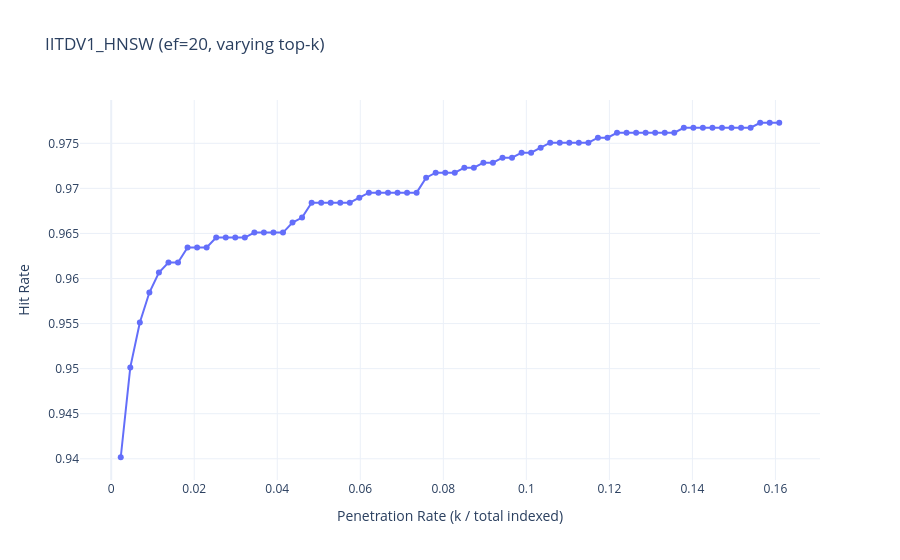

The code cell stored with this chart in its notebook:
### Code cell
import json
import numpy as np
import pandas as pd
import faiss
import plotly.graph_objects as go

# ---------------------
# Load JSON data
# ---------------------
def load_data(json_path):
    with open(json_path, 'r') as f:
        data = json.load(f)
    x = np.array(data["X"], dtype='float32')
    y = np.array(data["y"])
    return x, y

# ---------------------
# Split representatives & queries
# ---------------------
def split_representatives(x, y):
    unique_labels = np.unique(y)
    index_vectors, index_labels = [], []
    query_vectors, query_labels = [], []

    for label in unique_labels:
        indices = np.where(y == label)[0]
        if len(indices) == 0:
            continue
        # First one → representative
        index_vectors.append(x[indices[0]])
        index_labels.append(label)
        # Remaining → queries
        if len(indices) > 1:
            remaining = indices[1:]
            query_vectors.extend(x[remaining])
            query_labels.extend(y[remaining])

    return (np.array(index_vectors, dtype='float32'),
            np.array(index_labels),
            np.array(query_vectors, dtype='float32'),
            np.array(query_labels))

# ---------------------
# Build HNSW Index
# ---------------------
def build_hnsw_index(vectors, dim, M=16, efConstruction=50):
    index = faiss.IndexHNSWFlat(dim, M)
    index.hnsw.efConstruction = efConstruction
    index.add(vectors)
    return index

# ---------------------
# Evaluate Hit Rate for varying top-k (ef fixed)
# ---------------------
def evaluate_hit_rate_topk(index, index_labels, query_vectors, query_labels, ef=20, k_max=50, csv_path=None):
    hit_rates = []
    csv_data = []
    total_indexed = len(index_labels)
    k_values = range(1, k_max + 1)

    index.hnsw.efSearch = ef

    # Search with max-k once (to reuse results efficiently)
    distances, indices = index.search(query_vectors, k=k_max)

    for k in k_values:
        # Take top-k predictions
        topk_indices = indices[:, :k]
        topk_labels = index_labels[topk_indices]

        # A query is a hit if its true label appears in top-k retrieved labels
        hits = np.sum([
            query_labels[i] in topk_labels[i]
            for i in range(len(query_labels))
        ])

        total = len(query_labels)
        hit_rate = hits / total if total > 0 else 0

        penetration = k / total_indexed
        csv_data.append({"k": k, "penetration": penetration, "hit_rate": hit_rate})
        hit_rates.append(hit_rate)

        print(f"k={k}, Hit rate={hit_rate:.4f}, Penetration={penetration:.4f}")

    # Save CSV if requested
    if csv_path:
        df = pd.DataFrame(csv_data)
        df.to_csv(csv_path, index=False)
        print(f"CSV saved to: {csv_path}")

    return k_values, hit_rates

# ---------------------
# Plot Hit Rate vs Top-k (with Penetration)
# ---------------------
def plot_hit_rate_plotly_topk(k_values, hit_rates, total_indexed):
    penetration_rates = [k / total_indexed for k in k_values]

    fig = go.Figure()
    fig.add_trace(go.Scatter(
        x=penetration_rates,
        y=hit_rates,
        mode='lines+markers',
        name="Hit Rate",
        line=dict(width=2),
        marker=dict(size=6)
    ))
    fig.update_layout(
        title="IITDV1_HNSW (ef=20, varying top-k)",
        xaxis_title="Penetration Rate (k / total indexed)",
        yaxis_title="Hit Rate",
        template="plotly_white",
        hovermode="x unified"
    )
    fig.show()

# ---------------------
# Main Workflow
# ---------------------
def main(json_path, ef=20, k_max=50, csv_output="hnsw_hit_rate_topk.csv"):
    # Step 1: Load data
    x, y = load_data(json_path)

    # Step 2: Split representatives & queries
    index_x, index_y, query_x, query_y = split_representatives(x, y)

    # Step 3: Build HNSW index
    dim = index_x.shape[1]
    index = build_hnsw_index(index_x, dim)

    # Step 4: Evaluate hit rate varying top-k
    k_values, hit_rates = evaluate_hit_rate_topk(
        index, index_y, query_x, query_y, ef=ef, k_max=k_max, csv_path=csv_output
    )

    # Step 5: Plot graph
    plot_hit_rate_plotly_topk(k_values, hit_rates, len(index_y))

# Example usage
if __name__ == "__main__":
    main("iitd_features_1_with seprate_left_abd_wrute.json",
         ef=20,
         k_max=70,
         csv_output="results/IITDV1_HNSW_TopK.csv")

### Figure 1 — Plotly figure (JSON) as saved in the notebook; plotly's stock layout.template omitted (floating-point values rounded to 4 significant figures)
{"data": [{"line": {"width": 2}, "marker": {"size": 6}, "mode": "lines+markers", "name": "Hit Rate", "type": "scatter", "x": [0.002299, 0.004598, 0.006897, 0.009195, 0.01149, 0.01379, 0.01609, 0.01839, 0.02069, 0.02299, 0.02529, 0.02759, 0.02989, 0.03218, 0.03448, 0.03678, 0.03908, 0.04138, 0.04368, 0.04598, 0.04828, 0.05057, 0.05287, 0.05517, 0.05747, 0.05977, 0.06207, 0.06437, 0.06667, 0.06897, 0.07126, 0.07356, 0.07586, 0.07816, 0.08046, 0.08276, 0.08506, 0.08736, 0.08966, 0.09195, 0.09425, 0.09655, 0.09885, 0.1011, 0.1034, 0.1057, 0.108, 0.1103, 0.1126, 0.1149, 0.1172, 0.1195, 0.1218, 0.1241, 0.1264, 0.1287, 0.131, 0.1333, 0.1356, 0.1379, 0.1402, 0.1425, 0.1448, 0.1471, 0.1494, 0.1517, 0.154, 0.1563, 0.1586, 0.1609], "y": [0.9402, 0.9501, 0.9551, 0.9584, 0.9607, 0.9618, 0.9618, 0.9634, 0.9634, 0.9634, 0.9645, 0.9645, 0.9645, 0.9645, 0.9651, 0.9651, 0.9651, 0.9651, 0.9662, 0.9668, 0.9684, 0.9684, 0.9684, 0.9684, 0.9684, 0.969, 0.9695, 0.9695, 0.9695, 0.9695, 0.9695, 0.9695, 0.9712, 0.9717, 0.9717, 0.9717, 0.9723, 0.9723, 0.9729, 0.9729, 0.9734, 0.9734, 0.974, 0.974, 0.9745, 0.9751, 0.9751, 0.9751, 0.9751, 0.9751, 0.9756, 0.9756, 0.9762, 0.9762, 0.9762, 0.9762, 0.9762, 0.9762, 0.9762, 0.9767, 0.9767, 0.9767, 0.9767, 0.9767, 0.9767, 0.9767, 0.9767, 0.9773, 0.9773, 0.9773]}], "layout": {"hovermode": "x unified", "title": {"text": "IITDV1_HNSW (ef=20, varying top-k)"}, "xaxis": {"title": {"text": "Penetration Rate (k / total indexed)"}}, "yaxis": {"title": {"text": "Hit Rate"}}}}
